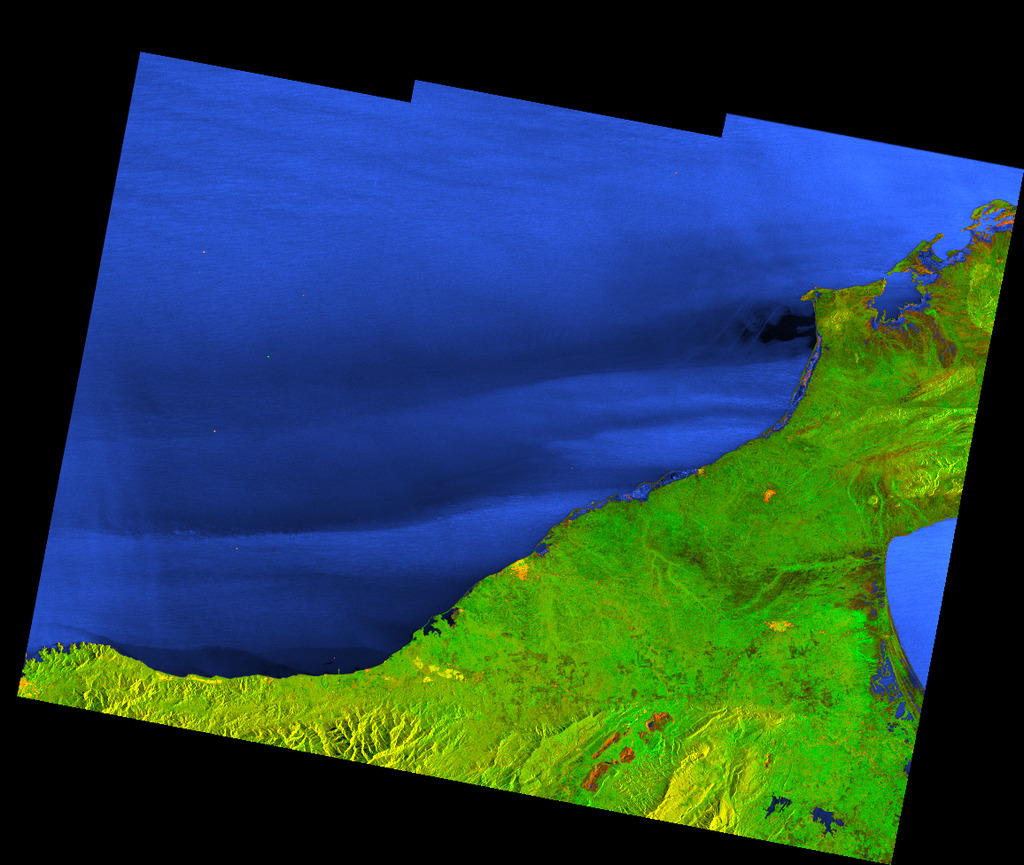
//> input picture TallerImagenSatelital/data/imagen_sat.png, 1024 x 865 px, given in place of the camera
$ ./main   (built with g++ and OpenCV 4)
//> lines starting //> are read from the running program, lines starting //| are printed output that depends on the picture
#include <opencv2/opencv.hpp>
#include <iostream>

using namespace cv;
using namespace std;

// Detecta cruces por cero en el resultado del Laplaciano
Mat zeroCrossing(const Mat& laplacian) {
    Mat result = Mat::zeros(laplacian.size(), CV_8U);
    for (int i = 1; i < laplacian.rows - 1; i++) {
        for (int j = 1; j < laplacian.cols - 1; j++) {
            short center = laplacian.at<short>(i, j);
            // Revisar vecinos opuestos (horizontal, vertical, diagonales)
            short neighbors[4][2] = {
                {laplacian.at<short>(i, j-1), laplacian.at<short>(i, j+1)},
                {laplacian.at<short>(i-1, j), laplacian.at<short>(i+1, j)},
                {laplacian.at<short>(i-1, j-1), laplacian.at<short>(i+1, j+1)},
                {laplacian.at<short>(i-1, j+1), laplacian.at<short>(i+1, j-1)}
            };
            for (auto& pair : neighbors) {
                if ((pair[0] > 0 && pair[1] < 0) || (pair[0] < 0 && pair[1] > 0)) {
                    if (abs(pair[0] - pair[1]) > 20) { // umbral para reducir ruido
                        result.at<uchar>(i, j) = 255;
                        break;
                    }
                }
            }
        }
    }
    return result;
}

int main() {
    int opcion = 0;

    do {
        destroyAllWindows();
        cout << "\n===== Taller 1 - Corte 2 =====" << endl;
        cout << "1. Camara con filtro LoG (bordes)" << endl;
        cout << "2. Camara con Zero Crossing" << endl;
        cout << "3. Camara con filtro Sobel" << endl;
        cout << "4. Camara con filtro Scharr" << endl;
        cout << "5. Camara con filtro Laplaciano" << endl;
        cout << "6. Camara con Sobel Magnitude" << endl;
        cout << "7. Camara con Transformada de Hough (lineas)" << endl;
        cout << "0. Salir" << endl;
        cout << "Opcion: ";
        cin >> opcion;
//> the answer given: 1

        switch (opcion) {
            case 1: {
                VideoCapture cap(0);
                if (!cap.isOpened()) {
                    cout << "Error: no se pudo abrir la camara" << endl;
                    break;
                }

                Mat frame, gray, blurred, log_result;
                cout << "Presiona ESC para volver al menu" << endl;

                while (true) {
                    cap >> frame;
//> frame is the input picture: 865 rows x 1024 cols, CV_8UC3; mean B, G, R 73.4, 66.5, 35.6
                    if (frame.empty()) break;

                    // Convertir a escala de grises
                    cvtColor(frame, gray, COLOR_BGR2GRAY);
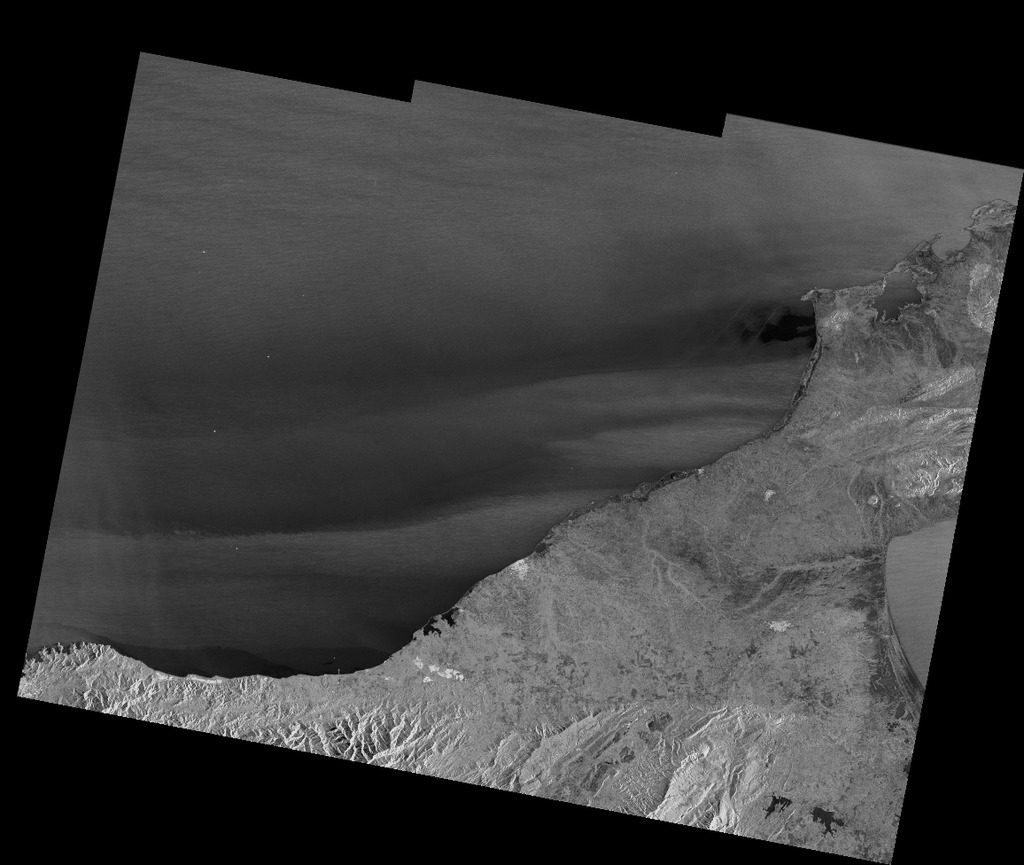
//> gray: 865 rows x 1024 cols, CV_8UC1; min 0, max 228, mean 58.1
                    // Gaussian blur (la G del LoG)
                    GaussianBlur(gray, blurred, Size(5, 5), 1.0);
                    // Laplaciano (la L del LoG)
                    Laplacian(blurred, log_result, CV_16S, 3);
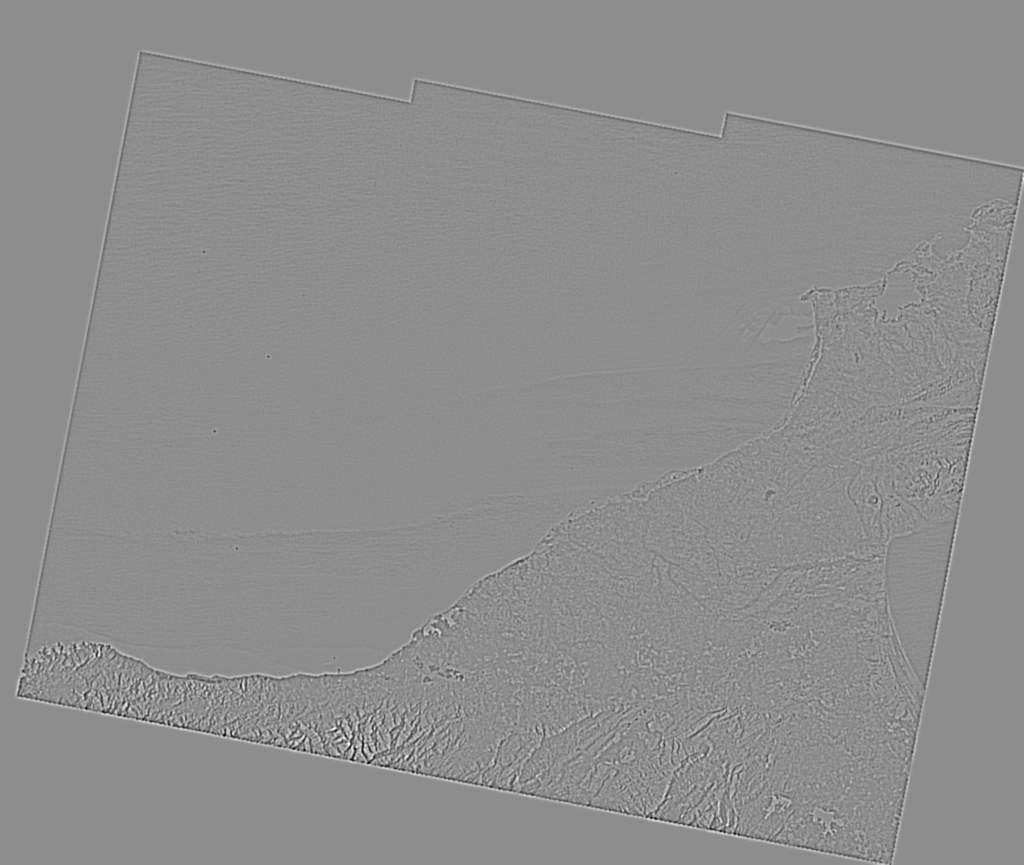
//> log_result: 865 rows x 1024 cols, CV_16SC1; min -288, max 232, mean 0; drawn with min black and max white
                    convertScaleAbs(log_result, log_result);
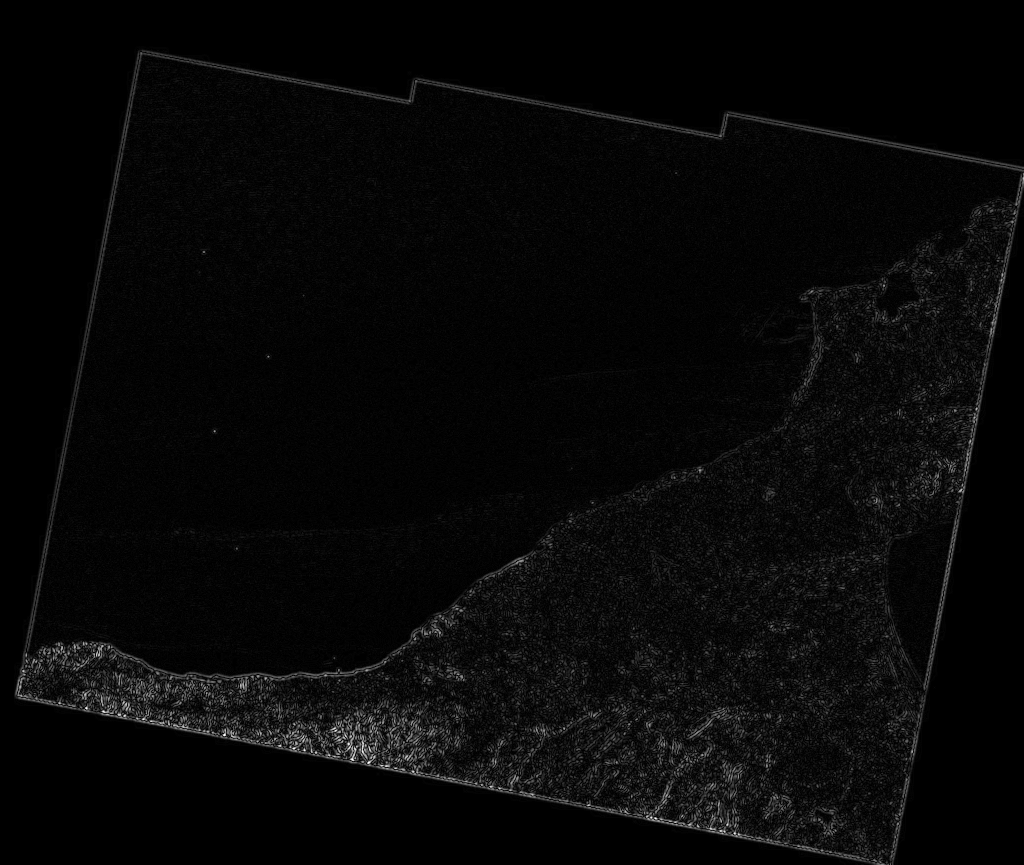
//> log_result: 865 rows x 1024 cols, CV_8UC1; min 0, max 255, mean 7.7

                    imshow("Original", frame);
                    imshow("LoG - Bordes", log_result);

                    if (waitKey(30) == 27) break;
//> the Esc key is pressed
                }
                cap.release();
                break;
            }
            case 2: {
                VideoCapture cap(0);
                if (!cap.isOpened()) {
                    cout << "Error: no se pudo abrir la camara" << endl;
                    break;
                }

                Mat frame, gray, blurred, lap, zc;
                cout << "Presiona ESC para volver al menu" << endl;

                while (true) {
                    cap >> frame;
                    if (frame.empty()) break;

                    cvtColor(frame, gray, COLOR_BGR2GRAY);
                    GaussianBlur(gray, blurred, Size(5, 5), 1.0);
                    Laplacian(blurred, lap, CV_16S, 3);
                    zc = zeroCrossing(lap);

                    imshow("Original", frame);
                    imshow("Zero Crossing", zc);

                    if (waitKey(30) == 27) break;
                }
                cap.release();
                break;
            }
            case 3: {
                VideoCapture cap(0);
                if (!cap.isOpened()) {
                    cout << "Error: no se pudo abrir la camara" << endl;
                    break;
                }

                Mat frame, gray, sobel_x, sobel_y, sobel;
                cout << "Presiona ESC para volver al menu" << endl;

                while (true) {
                    cap >> frame;
                    if (frame.empty()) break;

                    cvtColor(frame, gray, COLOR_BGR2GRAY);
                    Sobel(gray, sobel_x, CV_16S, 1, 0, 3); // Gradiente en X
                    Sobel(gray, sobel_y, CV_16S, 0, 1, 3); // Gradiente en Y
                    convertScaleAbs(sobel_x, sobel_x);
                    convertScaleAbs(sobel_y, sobel_y);
                    addWeighted(sobel_x, 0.5, sobel_y, 0.5, 0, sobel); // Magnitud combinada

                    imshow("Original", frame);
                    imshow("Sobel X", sobel_x);
                    imshow("Sobel Y", sobel_y);
                    imshow("Sobel - Bordes", sobel);

                    if (waitKey(30) == 27) break;
                }
                cap.release();
                break;
            }
            case 4: {
                VideoCapture cap(0);
                if (!cap.isOpened()) {
                    cout << "Error: no se pudo abrir la camara" << endl;
                    break;
                }

                Mat frame, gray, scharr_x, scharr_y, scharr;
                cout << "Presiona ESC para volver al menu" << endl;

                while (true) {
                    cap >> frame;
                    if (frame.empty()) break;

                    cvtColor(frame, gray, COLOR_BGR2GRAY);
                    Scharr(gray, scharr_x, CV_16S, 1, 0); // Gradiente en X
                    Scharr(gray, scharr_y, CV_16S, 0, 1); // Gradiente en Y
                    convertScaleAbs(scharr_x, scharr_x);
                    convertScaleAbs(scharr_y, scharr_y);
                    addWeighted(scharr_x, 0.5, scharr_y, 0.5, 0, scharr);

                    imshow("Original", frame);
                    imshow("Scharr X", scharr_x);
                    imshow("Scharr Y", scharr_y);
                    imshow("Scharr - Bordes", scharr);

                    if (waitKey(30) == 27) break;
                }
                cap.release();
                break;
            }
            case 5: {
                VideoCapture cap(0);
                if (!cap.isOpened()) {
                    cout << "Error: no se pudo abrir la camara" << endl;
                    break;
                }

                Mat frame, gray, lap_result;
                cout << "Presiona ESC para volver al menu" << endl;

                while (true) {
                    cap >> frame;
                    if (frame.empty()) break;

                    cvtColor(frame, gray, COLOR_BGR2GRAY);
                    Laplacian(gray, lap_result, CV_16S, 3);
                    convertScaleAbs(lap_result, lap_result);

                    imshow("Original", frame);
                    imshow("Laplaciano", lap_result);

                    if (waitKey(30) == 27) break;
                }
                cap.release();
                break;
            }
            case 6: {
                VideoCapture cap(0);
                if (!cap.isOpened()) {
                    cout << "Error: no se pudo abrir la camara" << endl;
                    break;
                }

                Mat frame, gray, sobel_x, sobel_y, magnitude;
                cout << "Presiona ESC para volver al menu" << endl;

                while (true) {
                    cap >> frame;
                    if (frame.empty()) break;

                    cvtColor(frame, gray, COLOR_BGR2GRAY);
                    Sobel(gray, sobel_x, CV_64F, 1, 0, 3);
                    Sobel(gray, sobel_y, CV_64F, 0, 1, 3);
                    // Magnitud real: sqrt(Gx^2 + Gy^2)
                    Mat mag;
                    cv::magnitude(sobel_x, sobel_y, mag);
                    normalize(mag, mag, 0, 255, NORM_MINMAX);
                    mag.convertTo(magnitude, CV_8U);

                    imshow("Original", frame);
                    imshow("Sobel Magnitude", magnitude);

                    if (waitKey(30) == 27) break;
                }
                cap.release();
                break;
            }
            case 7: {
                VideoCapture cap(0);
                if (!cap.isOpened()) {
                    cout << "Error: no se pudo abrir la camara" << endl;
                    break;
                }

                Mat frame, gray, edges, hough_result;
                vector<Vec2f> lines;
                cout << "Presiona ESC para volver al menu" << endl;

                while (true) {
                    cap >> frame;
                    if (frame.empty()) break;

                    cvtColor(frame, gray, COLOR_BGR2GRAY);
                    Canny(gray, edges, 50, 150);
                    HoughLines(edges, lines, 1, CV_PI / 180, 150);

                    hough_result = frame.clone();
                    for (size_t i = 0; i < lines.size(); i++) {
                        float rho = lines[i][0], theta = lines[i][1];
                        double a = cos(theta), b = sin(theta);
                        double x0 = a * rho, y0 = b * rho;
                        Point pt1(cvRound(x0 + 1000 * (-b)), cvRound(y0 + 1000 * (a)));
                        Point pt2(cvRound(x0 - 1000 * (-b)), cvRound(y0 - 1000 * (a)));
                        line(hough_result, pt1, pt2, Scalar(0, 0, 255), 2);
                    }

                    imshow("Original", frame);
                    imshow("Canny (bordes)", edges);
                    imshow("Hough - Lineas", hough_result);

                    if (waitKey(30) == 27) break;
                }
                cap.release();
                break;
            }
            case 0:
                cout << "Saliendo..." << endl;
                break;
            default:
                cout << "Opcion no valida" << endl;
        }
    } while (opcion != 0);

    destroyAllWindows();
    return 0;
}
